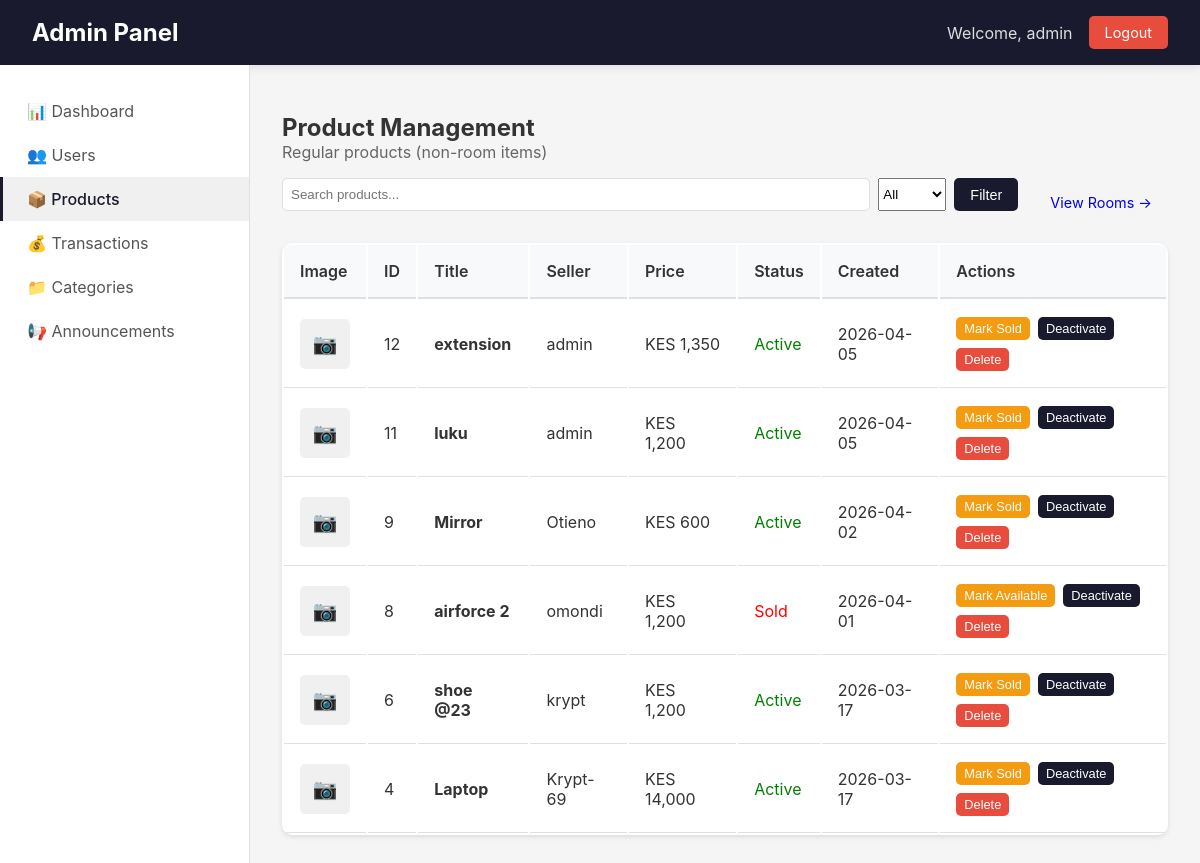
/admin/products (signed in), run on an earlier commit of the app's database.
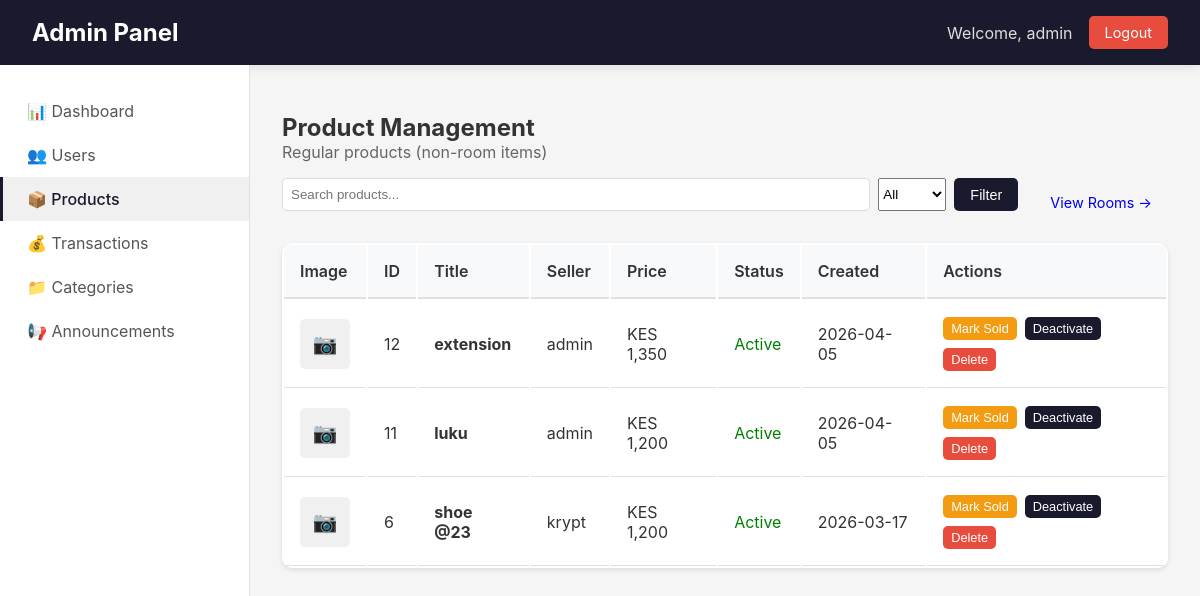
And on a later commit of the database.
### app/models.py (models this page shows, shortened)
class Product(db.Model):
    __tablename__ = 'products'
    id = db.Column(db.Integer, primary_key=True)
    title = db.Column(db.String(100), nullable=False)
    description = db.Column(db.Text)
    price = db.Column(db.Float, nullable=False)
    condition = db.Column(db.String(20))
    contact_info = db.Column(db.Text)
    is_fast_moving = db.Column(db.Boolean, default=False)
    is_active = db.Column(db.Boolean, default=True)
    is_sold = db.Column(db.Boolean, default=False)
    Token = db.Column(db.Float, nullable=False)
    category_id = db.Column(db.Integer, db.ForeignKey('categories.id'), nullable=False)
    seller_id = db.Column(db.Integer, db.ForeignKey('users.id'), nullable=False)
    image_group_id = db.Column(db.Integer, db.ForeignKey('product_image_groups.id'), nullable=True)
    created_at = db.Column(db.DateTime, default=datetime.utcnow)
    updated_at = db.Column(db.DateTime, default=datetime.utcnow, onupdate=datetime.utcnow)
    hostel_name = db.Column(db.String(100), nullable=False, default='')
    location = db.Column(db.String(100), nullable=False, default='')
    leave_date = db.Column(db.DateTime, nullable=False, default=datetime.utcnow)
    room_type = db.Column(db.String(20), default='single')
    deposit = db.Column(db.Float, default=0)
    commission_percentage = db.Column(db.Float, default=0)
    is_commission_listing = db.Column(db.Boolean, default=False)
    status = db.Column(db.String(20), default='available')
    agreement_user_id = db.Column(db.Integer, db.ForeignKey('users.id'), nullable=True)
    agreement_expires_at = db.Column(db.DateTime, nullable=True)
    booked_at = db.Column(db.DateTime, nullable=True)
    total_unlocks = db.Column(db.Integer, default=0)
    last_interest_update = db.Column(db.DateTime, default=datetime.utcnow)
    payments = db.relationship('Payment', back_populates='product', lazy=True, cascade="all, delete-orphan")
    chats = db.relationship('Chat', back_populates='product', lazy=True, cascade='all, delete-orphan')
    offers = db.relationship('Offer', back_populates='product', lazy=True, cascade='all, delete-orphan')
    unlocks = db.relationship(
    'ProductUnlock',
    back_populates='product',
    cascade='all, delete-orphan'
)
    notifications = db.relationship(
    'Notification',
    back_populates='product',
    cascade='all, delete-orphan'
)
    agreement_user = db.relationship('User', foreign_keys=[agreement_user_id])
    category = db.relationship('Category', back_populates='products')
    seller = db.relationship('User', foreign_keys=[seller_id], back_populates='products')
    image_group = db.relationship('ProductImageGroup', back_populates='product')

class User(UserMixin, db.Model):
    __tablename__ = 'users'
    id = db.Column(db.Integer, primary_key=True)
    username = db.Column(db.String(80), unique=True, nullable=False)
    email = db.Column(db.String(120), unique=True, nullable=False)
    password_hash = db.Column(db.String(128))
    phone = db.Column(db.String(20))
    created_at = db.Column(db.DateTime, default=datetime.utcnow)
    google_id = db.Column(db.String(100), unique=True, nullable=True)
    profile_picture = db.Column(db.String(500), nullable=True)
    products = db.relationship('Product',
        foreign_keys='Product.seller_id',
        back_populates='seller',
        lazy=True
    )
    payments = db.relationship('Payment',
        back_populates='payment_user',
        lazy=True
    )
    phone_number = db.Column(db.String(20))
    campus_location = db.Column(db.String(100))
    hostel_name = db.Column(db.String(100))
    hostel_room = db.Column(db.String(20))
    whatsapp_number = db.Column(db.String(20))
    show_contact_details = db.Column(db.Boolean, default=True)
    contact_preference = db.Column(db.String(20), default='whatsapp')
    is_admin = db.Column(db.Boolean, default=False)
    conversations_as_buyer = db.relationship('Chat',
        foreign_keys='Chat.buyer_id',
        back_populates='buyer',
        lazy=True,
        cascade='all, delete-orphan'
    )
    conversations_as_seller = db.relationship('Chat',
        foreign_keys='Chat.seller_id',
        back_populates='seller',
        lazy=True,
        cascade='all, delete-orphan'
    )
    sent_messages = db.relationship('Message',
        foreign_keys='Message.sender_id',
        back_populates='sender',
        lazy=True,
        cascade='all, delete-orphan'
    )
    sent_offers = db.relationship('Offer',
        foreign_keys='Offer.buyer_id',
        back_populates='offer_buyer',
        lazy=True
    )
    received_offers = db.relationship('Offer',
        foreign_keys='Offer.seller_id',
        back_populates='offer_seller',
        lazy=True
    )

### app/admin/routes.py (the view)
@admin_bp.route('/products')
@login_required
@admin_required
def products():
    page = request.args.get('page', 1, type=int)
    search = request.args.get('search', '')
    status = request.args.get('status', 'all')
    query = Product.query.filter(
        (Product.hostel_name == '') | (Product.hostel_name.is_(None))
    )
    if search:
        query = query.filter(
            (Product.title.ilike(f'%{search}%')) |
            (Product.description.ilike(f'%{search}%'))
        )
    if status == 'active':
        query = query.filter(Product.is_active == True, Product.is_sold == False)
    elif status == 'sold':
        query = query.filter(Product.is_sold == True)
    elif status == 'inactive':
        query = query.filter(Product.is_active == False)
    products = query.order_by(Product.created_at.desc()).paginate(page=page, per_page=20, error_out=False)
    return render_template('admin/products.html', products=products, search=search, status=status)

### app/admin/routes.py (called while the page is built)
def admin_required(f):
    @wraps(f)
    def decorated_function(*args, **kwargs):
        if not current_user.is_authenticated:
            flash('Please login to access admin area.', 'warning')
            return redirect(url_for('auth.login'))
        if not current_user.is_admin:
            flash('Admin access required.', 'error')
            return redirect(url_for('main.index'))
        return f(*args, **kwargs)
    return decorated_function

### app/models.py (called while the page is built)
@login_manager.user_loader
def load_user(user_id):
    return User.query.get(int(user_id))

### app/templates/admin/products.html (shortened to what this page needs)
{% extends "admin/base.html" %}
{% block content %}
<h2>Product Management</h2>
<p style="color: #666; margin-bottom: 1rem;">Regular products (non-room items)</p>
<div style="margin-bottom: 1rem; display: flex; gap: 1rem; align-items: center;">
    <div class="search-bar" style="flex: 1;">
        <form method="GET" style="display: flex; gap: 0.5rem; width: 100%;">
            <input type="text" name="search" placeholder="Search products..." value="{{ search }}">
            <select name="status">
                <option value="all" {% if status == 'all' %}selected{% endif %}>All</option>
            </select>
            <button type="submit" class="btn btn-primary">Filter</button>
        </form>
    </div>
    <a href="{{ url_for('admin.rooms') }}" class="btn">View Rooms →</a>
</div>
<table class="data-table">
    <thead>
        <tr>
            <th>Image</th>
            <th>ID</th>
            <th>Title</th>
            <th>Seller</th>
            <th>Price</th>
            <th>Status</th>
            <th>Created</th>
            <th>Actions</th>
        </tr>
    </thead>
    <tbody>
        {% for product in products.items %}
        <tr>
            <td>
            </td>
            <td>{{ product.id }}</td>
            <td><strong>{{ product.title[:40] }}</strong></td>
            <td>{{ product.seller.username if product.seller else 'N/A' }}</td>
            <td>KES {{ "{:,.0f}".format(product.price) }}</td>
            <td>
                {% if product.is_sold %}
                <span style="color: red;">Sold</span>
                {% elif not product.is_active %}
                <span style="color: orange;">Inactive</span>
                {% else %}
                <span style="color: green;">Active</span>
                {% endif %}
            </td>
            <td>{{ product.created_at.strftime('%Y-%m-%d') }}</td>
            <td>
                <div style="display: flex; gap: 0.5rem; flex-wrap: wrap;">
                    <form method="POST" action="{{ url_for('admin.toggle_product_sold', product_id=product.id) }}" style="display: inline;">
                        <button type="submit" class="btn btn-sm btn-warning">
                            {% if product.is_sold %}Mark Available{% else %}Mark Sold{% endif %}
                        </button>
                    </form>
                    <form method="POST" action="{{ url_for('admin.toggle_product_active', product_id=product.id) }}" style="display: inline;">
                        <button type="submit" class="btn btn-sm btn-primary">
                            {% if product.is_active %}Deactivate{% else %}Activate{% endif %}
                        </button>
                    </form>
                    <form method="POST" action="{{ url_for('admin.delete_product', product_id=product.id) }}" style="display: inline;"
                          onsubmit="return confirm('Delete this product? This cannot be undone.');">
                        <button type="submit" class="btn btn-sm btn-danger">Delete</button>
                    </form>
                </div>
            </td>
        </tr>
        {% endfor %}
    </tbody>
</table>
{% endblock %}

What changed in the data, as far as the page shows it:
removed Product: id "9", title "Mirror", seller "Otieno", price "600", is_sold "Active", created_at "2026-04-02", is_active "Deactivate"
removed Product: id "8", title "airforce 2", seller "omondi", price "1,200", is_sold "Sold", created_at "2026-04-01", is_active "Deactivate"
removed Product: id "4", title "Laptop", seller "Krypt-69", price "14,000", is_sold "Active", created_at "2026-03-17", is_active "Deactivate"
